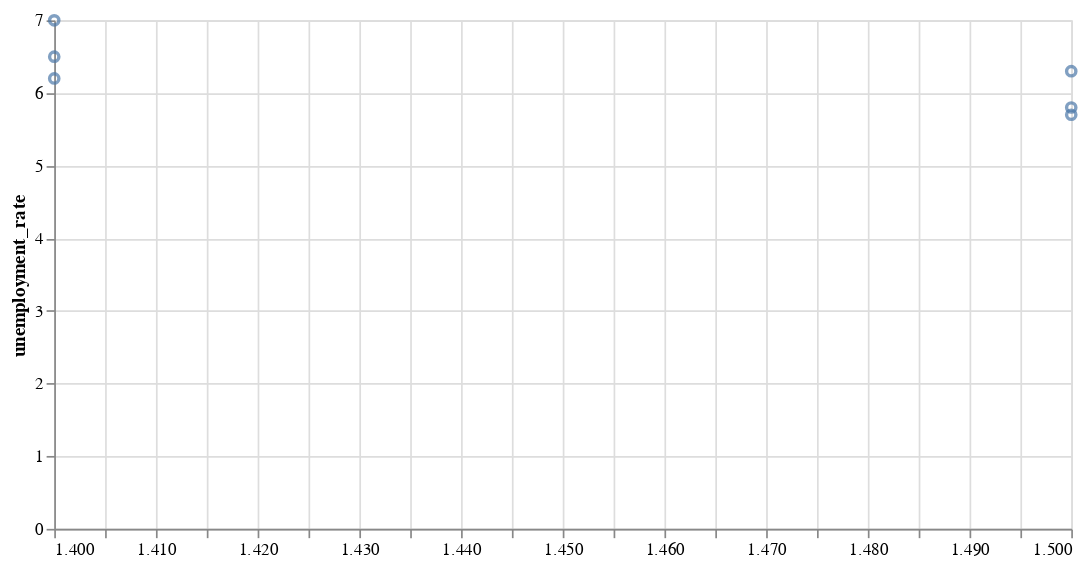

Notebook source saved alongside this figure:
### Code cell
alt.Chart(mb_merged_df).mark_point().encode(
    x=alt.X('Current ratio (times):Q', title='',scale=alt.Scale(zero=False)),
    y=alt.Y('unemployment_rate:Q')
).properties(width=600, height=300)

### Figure 1 — Vega-Lite specification as saved in the notebook (floating-point values rounded to 4 significant figures)
{"config": {"view": {"continuousWidth": 400, "continuousHeight": 300}}, "data": {"name": "data-07fd48761beeccc893bef6ff1076da8c"}, "mark": "point", "encoding": {"x": {"field": "Current ratio (times)", "scale": {"zero": false}, "title": "", "type": "quantitative"}, "y": {"field": "unemployment_rate", "type": "quantitative"}}, "height": 300, "width": 600, "$schema": "https://vega.github.io/schema/vega-lite/v4.17.0.json", "datasets": {"data-07fd48761beeccc893bef6ff1076da8c": [{"Geography": "Canada", "Location indicator - code": 1.0, "Location indicator": "Rural", "Reference year": 2017, "Net Profit/Loss": "362.8", "unemployment_rate": 7.0, "Total number of businesses": "6901", "Current ratio (times)": "1.4", "Debt to equity ratio (times)": "1.3", "Debt ratio (times)": "0.6", "Current debt to equity (%)": "71.9"}, {"Geography": "Canada", "Location indicator - code": 2.0, "Location indicator": "Urban", "Reference year": 2017, "Net Profit/Loss": "605.9", "unemployment_rate": 6.3, "Total number of businesses": "40390", "Current ratio (times)": "1.5", "Debt to equity ratio (times)": "1.1", "Debt ratio (times)": "0.5", "Current debt to equity (%)": "56.5"}, {"Geography": "Canada", "Location indicator - code": 1.0, "Location indicator": "Rural", "Reference year": 2018, "Net Profit/Loss": "348.2", "unemployment_rate": 6.5, "Total number of businesses": "7434", "Current ratio (times)": "1.4", "Debt to equity ratio (times)": "1.3", "Debt ratio (times)": "0.6", "Current debt to equity (%)": "74.4"}, {"Geography": "Canada", "Location indicator - code": 2.0, "Location indicator": "Urban", "Reference year": 2018, "Net Profit/Loss": "675.5", "unemployment_rate": 5.8, "Total number of businesses": "42801", "Current ratio (times)": "1.5", "Debt to equity ratio (times)": "1.2", "Debt ratio (times)": "0.6", "Current debt to equity (%)": "62.1"}, {"Geography": "Canada", "Location indicator - code": 1.0, "Location indicator": "Rural", "Reference year": 2019, "Net Profit/Loss": "332.7", "unemployment_rate": 6.2, "Total number of businesses": "7446", "Current ratio (times)": "1.4", "Debt to equity ratio (times)": "1.4", "Debt ratio (times)": "0.6", "Current debt to equity (%)": "76"}, {"Geography": "Canada", "Location indicator - code": 2.0, "Location indicator": "Urban", "Reference year": 2019, "Net Profit/Loss": "674.3", "unemployment_rate": 5.7, "Total number of businesses": "43823", "Current ratio (times)": "1.5", "Debt to equity ratio (times)": "1.2", "Debt ratio (times)": "0.5", "Current debt to equity (%)": "57.3"}]}}
